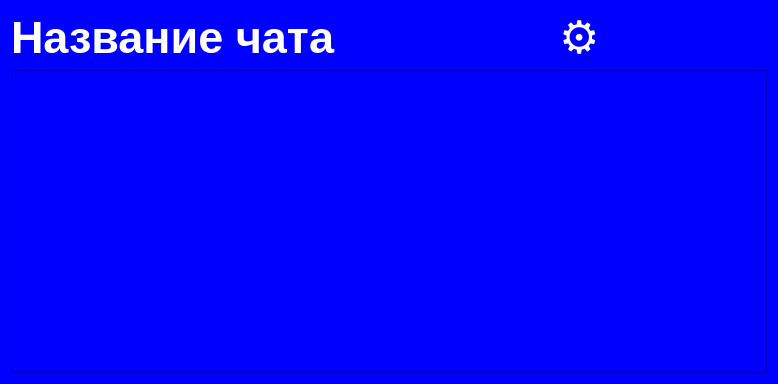
<?xml version="1.0" encoding="UTF-8"?>
<ui version="4.0">
 <class>Form</class>
 <widget class="QWidget" name="Form">
  <property name="geometry">
   <rect>
    <x>0</x>
    <y>0</y>
    <width>778</width>
    <height>384</height>
   </rect>
  </property>
  <property name="windowTitle">
   <string>Form</string>
  </property>
  <property name="styleSheet">
   <string notr="true">background-color: blue;</string>
  </property>
  <layout class="QVBoxLayout" name="verticalLayout_2">
   <item>
    <layout class="QHBoxLayout" name="horizontalLayout">
     <item>
      <widget class="QLabel" name="ChatName">
       <property name="styleSheet">
        <string notr="true">font-family:'Open Sans'; 
font-size:45px; 
font-weight:696; 
color:#ffffff;</string>
       </property>
       <property name="text">
        <string>Название чата</string>
       </property>
      </widget>
     </item>
     <item>
      <widget class="QPushButton" name="SettingsButton">
       <property name="styleSheet">
        <string notr="true">font-family:'Open Sans'; 
font-size:45px; 
font-weight:696; 
color:#ffffff;
border: None;</string>
       </property>
       <property name="text">
        <string>⚙</string>
       </property>
      </widget>
     </item>
    </layout>
   </item>
   <item>
    <layout class="QHBoxLayout" name="horizontalLayout_2"/>
   </item>
   <item>
    <widget class="QListWidget" name="ReleasesWidget"/>
   </item>
   <item>
    <layout class="QHBoxLayout" name="horizontalLayout_3"/>
   </item>
  </layout>
 </widget>
 <resources/>
 <connections/>
</ui>
